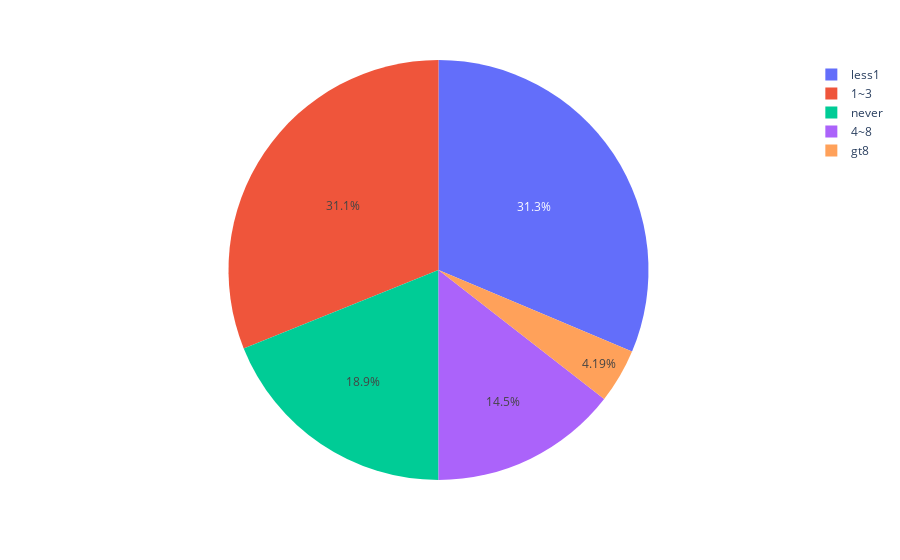

Source (notebook cell):
### Markdown cell above
3. Compare the acceptance rate between those who went to a bar 3 or fewer times a month to those who went more.

### Code cell
'''Filter the  data with only accepted coupon for Bar coupon'''
accepted_bar_coupon_data= data.query('coupon=="Bar" and Y==1')
'''Find out the length of the data with accepted coupon for Bar coupon'''
accepted_bar_coupon_count = len(accepted_bar_coupon_data.query('coupon=="Bar" and Y==1'))
'''Find out the accetped coupon counts based upon different Bar values'''
accepted_bar_coupon_group_count = accepted_bar_coupon_data.groupby('Bar').count()['coupon'].reset_index()
'''Create a new coliumn which represent the ratio of acceptance by Bar by dividing the total counts by Bar by total accepted Bar Coupon counts'''
accepted_bar_coupon_group_count['accepted_bar_coupon_ratio'] = accepted_bar_coupon_group_count['coupon']/accepted_bar_coupon_count

''' Draw a Pie chart which presents the ratio comparision between population whoc visit bar and cupon acceptance ratio'''
fig = px.pie(data_frame=accepted_bar_coupon_group_count,values='accepted_bar_coupon_ratio',names='Bar')
fig.show()

'''According to Pie chart data, frequent bar visiter are less coupon accpters vs occasional or rare bar visitor'''

'''Continue to Next cell....'''

### Figure 1 — Plotly figure (JSON) as saved in the notebook; plotly's stock layout.template omitted (floating-point values rounded to 4 significant figures)
{"data": [{"domain": {"x": [0, 1], "y": [0, 1]}, "hovertemplate": "Bar=%{label}<br>accepted_bar_coupon_ratio=%{value}<extra></extra>", "labels": ["1~3", "4~8", "gt8", "less1", "never"], "legendgroup": "", "name": "", "showlegend": true, "type": "pie", "values": [0.3109, 0.1447, 0.04188, 0.3135, 0.1891]}], "layout": {"legend": {"tracegroupgap": 0}, "margin": {"t": 60}}}
